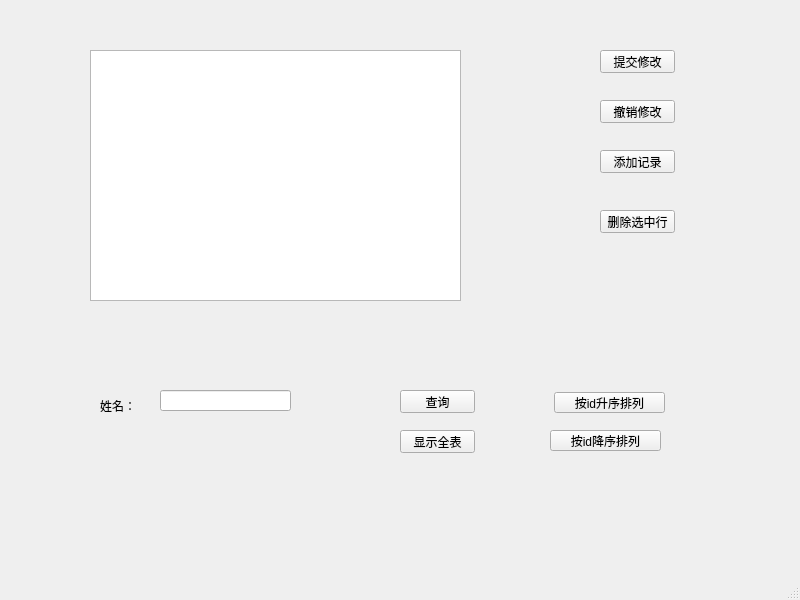
<?xml version="1.0" encoding="UTF-8"?>
<ui version="4.0">
 <class>MainWindow</class>
 <widget class="QMainWindow" name="MainWindow">
  <property name="geometry">
   <rect>
    <x>0</x>
    <y>0</y>
    <width>800</width>
    <height>600</height>
   </rect>
  </property>
  <property name="windowTitle">
   <string>MainWindow</string>
  </property>
  <widget class="QWidget" name="centralwidget">
   <widget class="QLabel" name="label">
    <property name="geometry">
     <rect>
      <x>100</x>
      <y>400</y>
      <width>54</width>
      <height>12</height>
     </rect>
    </property>
    <property name="text">
     <string>姓名：</string>
    </property>
   </widget>
   <widget class="QPushButton" name="pushButton">
    <property name="geometry">
     <rect>
      <x>400</x>
      <y>390</y>
      <width>75</width>
      <height>23</height>
     </rect>
    </property>
    <property name="text">
     <string>查询</string>
    </property>
   </widget>
   <widget class="QPushButton" name="pushButton_2">
    <property name="geometry">
     <rect>
      <x>400</x>
      <y>430</y>
      <width>75</width>
      <height>23</height>
     </rect>
    </property>
    <property name="text">
     <string>显示全表</string>
    </property>
   </widget>
   <widget class="QPushButton" name="pushButton_3">
    <property name="geometry">
     <rect>
      <x>600</x>
      <y>50</y>
      <width>75</width>
      <height>23</height>
     </rect>
    </property>
    <property name="text">
     <string>提交修改</string>
    </property>
   </widget>
   <widget class="QPushButton" name="pushButton_4">
    <property name="geometry">
     <rect>
      <x>600</x>
      <y>100</y>
      <width>75</width>
      <height>23</height>
     </rect>
    </property>
    <property name="text">
     <string>撤销修改</string>
    </property>
   </widget>
   <widget class="QPushButton" name="pushButton_5">
    <property name="geometry">
     <rect>
      <x>600</x>
      <y>150</y>
      <width>75</width>
      <height>23</height>
     </rect>
    </property>
    <property name="text">
     <string>添加记录</string>
    </property>
   </widget>
   <widget class="QPushButton" name="pushButton_6">
    <property name="geometry">
     <rect>
      <x>600</x>
      <y>210</y>
      <width>75</width>
      <height>23</height>
     </rect>
    </property>
    <property name="text">
     <string>删除选中行</string>
    </property>
   </widget>
   <widget class="QPushButton" name="pushButton_7">
    <property name="geometry">
     <rect>
      <x>554</x>
      <y>392</y>
      <width>111</width>
      <height>21</height>
     </rect>
    </property>
    <property name="text">
     <string>按id升序排列</string>
    </property>
   </widget>
   <widget class="QPushButton" name="pushButton_8">
    <property name="geometry">
     <rect>
      <x>550</x>
      <y>430</y>
      <width>111</width>
      <height>21</height>
     </rect>
    </property>
    <property name="text">
     <string>按id降序排列</string>
    </property>
   </widget>
   <widget class="QLineEdit" name="lineEdit">
    <property name="geometry">
     <rect>
      <x>160</x>
      <y>390</y>
      <width>131</width>
      <height>21</height>
     </rect>
    </property>
   </widget>
   <widget class="QTableView" name="tableView">
    <property name="geometry">
     <rect>
      <x>90</x>
      <y>50</y>
      <width>371</width>
      <height>251</height>
     </rect>
    </property>
   </widget>
  </widget>
  <widget class="QMenuBar" name="menubar">
   <property name="geometry">
    <rect>
     <x>0</x>
     <y>0</y>
     <width>800</width>
     <height>23</height>
    </rect>
   </property>
  </widget>
  <widget class="QStatusBar" name="statusbar"/>
 </widget>
 <resources/>
 <connections/>
</ui>
